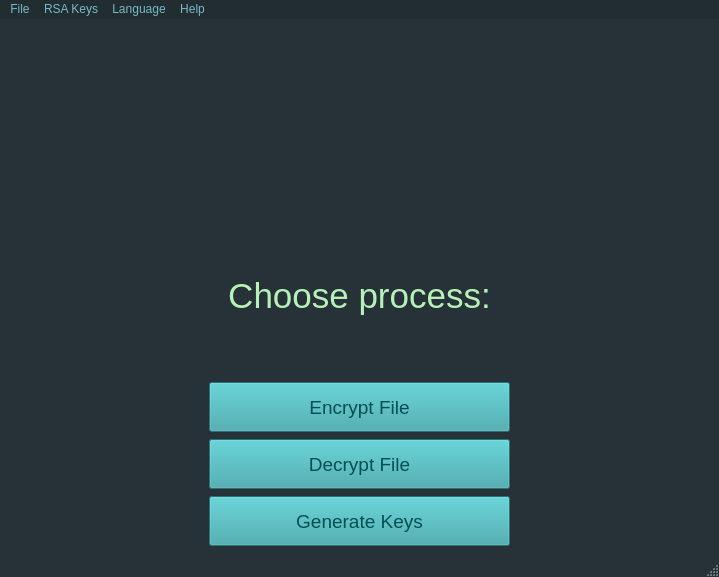
<?xml version="1.0" encoding="UTF-8"?>
<ui version="4.0">
 <class>main_window</class>
 <widget class="QMainWindow" name="main_window">
  <property name="geometry">
   <rect>
    <x>0</x>
    <y>0</y>
    <width>719</width>
    <height>577</height>
   </rect>
  </property>
  <property name="windowTitle">
   <string>RSA-4096 Encryption Manager  v1.0</string>
  </property>
  <property name="windowIcon">
   <iconset resource="icons.qrc">
    <normaloff>:/favicon/icons/maze.png</normaloff>:/favicon/icons/maze.png</iconset>
  </property>
  <property name="autoFillBackground">
   <bool>false</bool>
  </property>
  <property name="styleSheet">
   <string notr="true">QMainWindow {
    background-color: #263238;
}

QPushButton {
	background-color: #35a3a7;
	color: #024e55;
}




</string>
  </property>
  <widget class="QWidget" name="centralwidget">
   <layout class="QGridLayout" name="gridLayout">
    <item row="0" column="0">
     <layout class="QVBoxLayout" name="verticalLayout">
      <item>
       <spacer name="verticalSpacer">
        <property name="orientation">
         <enum>Qt::Orientation::Vertical</enum>
        </property>
        <property name="sizeType">
         <enum>QSizePolicy::Policy::Fixed</enum>
        </property>
        <property name="sizeHint" stdset="0">
         <size>
          <width>20</width>
          <height>10</height>
         </size>
        </property>
       </spacer>
      </item>
      <item>
       <widget class="QWidget" name="q_logo" native="true">
        <property name="maximumSize">
         <size>
          <width>16777215</width>
          <height>500</height>
         </size>
        </property>
       </widget>
      </item>
      <item>
       <widget class="QLabel" name="label">
        <property name="maximumSize">
         <size>
          <width>16777215</width>
          <height>100</height>
         </size>
        </property>
        <property name="font">
         <font>
          <pointsize>31</pointsize>
         </font>
        </property>
        <property name="text">
         <string>&lt;html&gt;&lt;head/&gt;&lt;body&gt;&lt;p&gt;&lt;span style=&quot; font-size:26pt; color:#b6f1b7;&quot;&gt;Choose process:&lt;/span&gt;&lt;/p&gt;&lt;/body&gt;&lt;/html&gt;</string>
        </property>
        <property name="alignment">
         <set>Qt::AlignmentFlag::AlignCenter</set>
        </property>
       </widget>
      </item>
      <item>
       <spacer name="verticalSpacer_2">
        <property name="orientation">
         <enum>Qt::Orientation::Vertical</enum>
        </property>
        <property name="sizeType">
         <enum>QSizePolicy::Policy::Fixed</enum>
        </property>
        <property name="sizeHint" stdset="0">
         <size>
          <width>20</width>
          <height>30</height>
         </size>
        </property>
       </spacer>
      </item>
      <item>
       <layout class="QHBoxLayout" name="horizontalLayout">
        <property name="spacing">
         <number>7</number>
        </property>
        <item>
         <spacer name="horizontalSpacer_2">
          <property name="orientation">
           <enum>Qt::Orientation::Horizontal</enum>
          </property>
          <property name="sizeType">
           <enum>QSizePolicy::Policy::Fixed</enum>
          </property>
          <property name="sizeHint" stdset="0">
           <size>
            <width>200</width>
            <height>20</height>
           </size>
          </property>
         </spacer>
        </item>
        <item>
         <layout class="QVBoxLayout" name="verticalLayout_2">
          <item>
           <widget class="QPushButton" name="encrypt_button">
            <property name="minimumSize">
             <size>
              <width>0</width>
              <height>50</height>
             </size>
            </property>
            <property name="baseSize">
             <size>
              <width>0</width>
              <height>0</height>
             </size>
            </property>
            <property name="font">
             <font>
              <pointsize>14</pointsize>
             </font>
            </property>
            <property name="cursor">
             <cursorShape>PointingHandCursor</cursorShape>
            </property>
            <property name="text">
             <string>Encrypt File</string>
            </property>
            <property name="icon">
             <iconset resource="icons.qrc">
              <normaloff>:/menu_icons/icons/encryption.png</normaloff>:/menu_icons/icons/encryption.png</iconset>
            </property>
            <property name="iconSize">
             <size>
              <width>30</width>
              <height>30</height>
             </size>
            </property>
           </widget>
          </item>
          <item>
           <widget class="QPushButton" name="decrypt_button">
            <property name="minimumSize">
             <size>
              <width>0</width>
              <height>50</height>
             </size>
            </property>
            <property name="font">
             <font>
              <pointsize>14</pointsize>
             </font>
            </property>
            <property name="cursor">
             <cursorShape>PointingHandCursor</cursorShape>
            </property>
            <property name="text">
             <string>Decrypt File</string>
            </property>
            <property name="icon">
             <iconset resource="icons.qrc">
              <normaloff>:/menu_icons/icons/decryption.png</normaloff>:/menu_icons/icons/decryption.png</iconset>
            </property>
            <property name="iconSize">
             <size>
              <width>30</width>
              <height>30</height>
             </size>
            </property>
           </widget>
          </item>
          <item>
           <widget class="QPushButton" name="generate_keys_button">
            <property name="minimumSize">
             <size>
              <width>0</width>
              <height>50</height>
             </size>
            </property>
            <property name="font">
             <font>
              <pointsize>14</pointsize>
             </font>
            </property>
            <property name="cursor">
             <cursorShape>PointingHandCursor</cursorShape>
            </property>
            <property name="styleSheet">
             <string notr="true"/>
            </property>
            <property name="text">
             <string>Generate Keys</string>
            </property>
            <property name="icon">
             <iconset resource="icons.qrc">
              <normaloff>:/windows_icons/icons/encrypt.png</normaloff>:/windows_icons/icons/encrypt.png</iconset>
            </property>
            <property name="iconSize">
             <size>
              <width>30</width>
              <height>30</height>
             </size>
            </property>
           </widget>
          </item>
         </layout>
        </item>
        <item>
         <spacer name="horizontal_Spacer">
          <property name="orientation">
           <enum>Qt::Orientation::Horizontal</enum>
          </property>
          <property name="sizeType">
           <enum>QSizePolicy::Policy::Fixed</enum>
          </property>
          <property name="sizeHint" stdset="0">
           <size>
            <width>200</width>
            <height>20</height>
           </size>
          </property>
         </spacer>
        </item>
       </layout>
      </item>
     </layout>
    </item>
   </layout>
  </widget>
  <widget class="QMenuBar" name="menubar">
   <property name="geometry">
    <rect>
     <x>0</x>
     <y>0</y>
     <width>719</width>
     <height>25</height>
    </rect>
   </property>
   <property name="cursor">
    <cursorShape>PointingHandCursor</cursorShape>
   </property>
   <property name="styleSheet">
    <string notr="true">background-color: #212d31;
color: rgb(119, 186, 198)</string>
   </property>
   <widget class="QMenu" name="menuFile">
    <property name="cursor">
     <cursorShape>PointingHandCursor</cursorShape>
    </property>
    <property name="styleSheet">
     <string notr="true">background-color: #212d31;
color: rgb(119, 186, 198)</string>
    </property>
    <property name="title">
     <string>File</string>
    </property>
    <addaction name="actionEncrypt"/>
    <addaction name="actionDecrypt"/>
    <addaction name="separator"/>
    <addaction name="actionExit"/>
   </widget>
   <widget class="QMenu" name="menuKeys">
    <property name="cursor">
     <cursorShape>PointingHandCursor</cursorShape>
    </property>
    <property name="title">
     <string>RSA Keys</string>
    </property>
    <addaction name="actionGenerateKeys"/>
   </widget>
   <widget class="QMenu" name="menuHelp">
    <property name="cursor">
     <cursorShape>PointingHandCursor</cursorShape>
    </property>
    <property name="styleSheet">
     <string notr="true">background-color: #212d31;
color: rgb(119, 186, 198)</string>
    </property>
    <property name="title">
     <string>Help</string>
    </property>
    <addaction name="actionAbout"/>
   </widget>
   <widget class="QMenu" name="menuLanguage">
    <property name="cursor">
     <cursorShape>PointingHandCursor</cursorShape>
    </property>
    <property name="title">
     <string>Language</string>
    </property>
    <addaction name="actionEnglish"/>
    <addaction name="action"/>
    <addaction name="actionEspa_ol"/>
   </widget>
   <addaction name="menuFile"/>
   <addaction name="menuKeys"/>
   <addaction name="menuLanguage"/>
   <addaction name="menuHelp"/>
  </widget>
  <widget class="QStatusBar" name="statusbar"/>
  <action name="actionEncrypt">
   <property name="icon">
    <iconset resource="icons.qrc">
     <normaloff>:/menu_icons/icons/encryption.png</normaloff>:/menu_icons/icons/encryption.png</iconset>
   </property>
   <property name="text">
    <string>Encrypt</string>
   </property>
  </action>
  <action name="actionDecrypt">
   <property name="icon">
    <iconset resource="icons.qrc">
     <normaloff>:/menu_icons/icons/decryption.png</normaloff>:/menu_icons/icons/decryption.png</iconset>
   </property>
   <property name="text">
    <string>Decrypt</string>
   </property>
  </action>
  <action name="actionExit">
   <property name="icon">
    <iconset resource="icons.qrc">
     <normaloff>:/menu_icons/icons/switch.png</normaloff>:/menu_icons/icons/switch.png</iconset>
   </property>
   <property name="text">
    <string>Exit</string>
   </property>
  </action>
  <action name="actionGenerateKeys">
   <property name="icon">
    <iconset resource="icons.qrc">
     <normaloff>:/windows_icons/icons/encrypt.png</normaloff>:/windows_icons/icons/encrypt.png</iconset>
   </property>
   <property name="text">
    <string>Generate</string>
   </property>
  </action>
  <action name="actionAbout">
   <property name="icon">
    <iconset resource="icons.qrc">
     <normaloff>:/menu_icons/icons/question.png</normaloff>:/menu_icons/icons/question.png</iconset>
   </property>
   <property name="text">
    <string>About</string>
   </property>
  </action>
  <action name="actionEnglish">
   <property name="icon">
    <iconset resource="icons.qrc">
     <normaloff>:/menu_icons/icons/united-kingdom.png</normaloff>:/menu_icons/icons/united-kingdom.png</iconset>
   </property>
   <property name="text">
    <string>English</string>
   </property>
  </action>
  <action name="action">
   <property name="icon">
    <iconset resource="icons.qrc">
     <normaloff>:/menu_icons/icons/russia.png</normaloff>:/menu_icons/icons/russia.png</iconset>
   </property>
   <property name="text">
    <string>Русский</string>
   </property>
  </action>
  <action name="actionEspa_ol">
   <property name="icon">
    <iconset resource="icons.qrc">
     <normaloff>:/menu_icons/icons/spain.png</normaloff>:/menu_icons/icons/spain.png</iconset>
   </property>
   <property name="text">
    <string>Español</string>
   </property>
  </action>
 </widget>
 <resources>
  <include location="icons.qrc"/>
 </resources>
 <connections/>
</ui>
